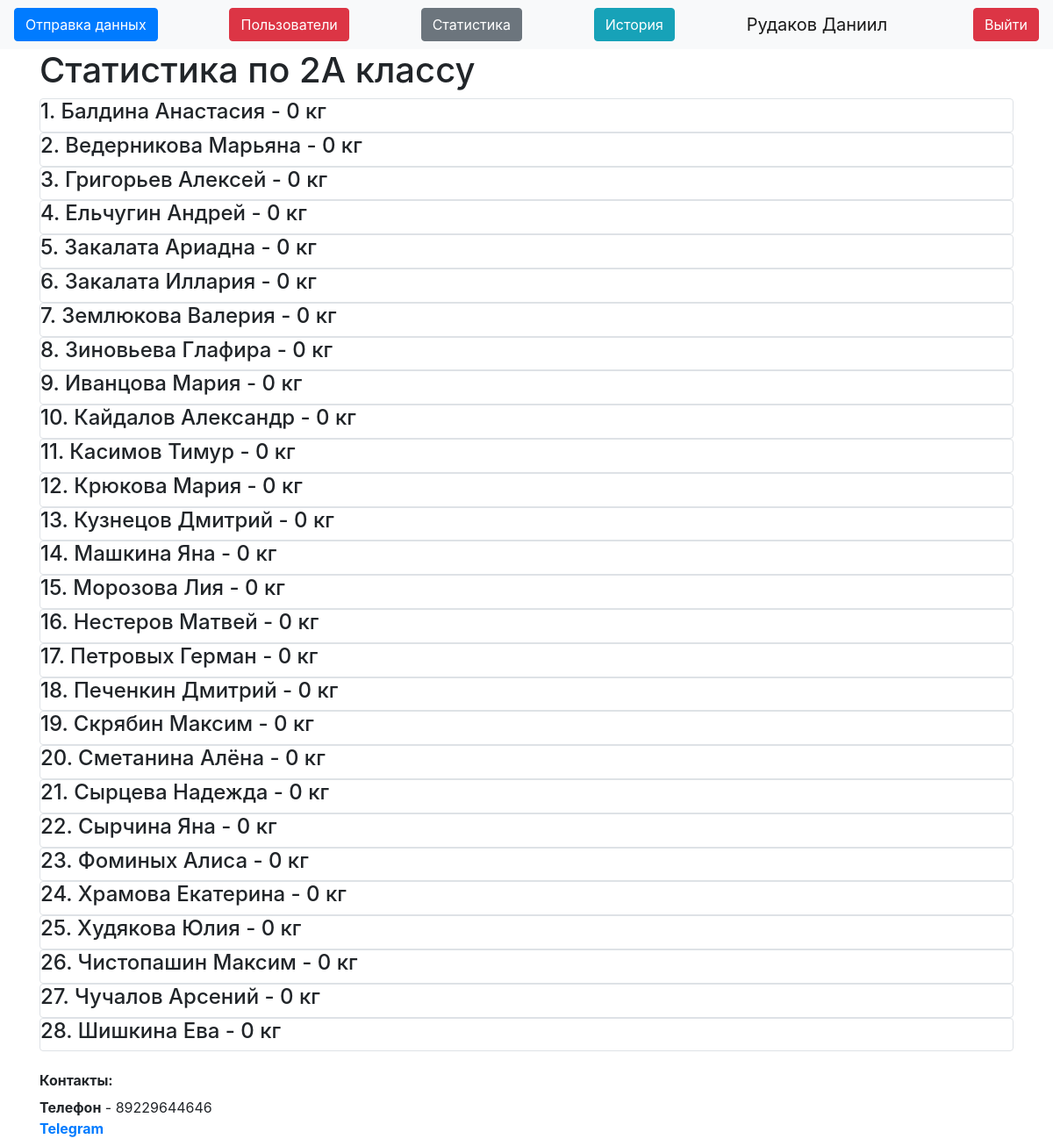
Page /stats2a (signed in) on the committed database.
### data/users.py (models this page shows, shortened)
class User(SqlAlchemyBase, UserMixin):
    __tablename__ = 'users'
    id = sqlalchemy.Column(sqlalchemy.Integer,
                           primary_key=True, autoincrement=True) # ID волонтёра
    name = sqlalchemy.Column(sqlalchemy.String, nullable=True) # Имя волонтёра
    about = sqlalchemy.Column(sqlalchemy.String, nullable=True) # Дополнительная информация
    email = sqlalchemy.Column(sqlalchemy.String,
                              index=True, unique=True, nullable=True) # Почта, у каждого своя
    hashed_password = sqlalchemy.Column(sqlalchemy.String, nullable=True) # Зашифрованный пароль
    is_admin = sqlalchemy.Column(sqlalchemy.Boolean) # Админ или нет
    got = sqlalchemy.Column(sqlalchemy.Integer, default=0) # Сколько собрал килограммов
    got_pupils = sqlalchemy.Column(sqlalchemy.Integer, default=0) # Сколько человек обслужил
    kilograms = orm.relationship("Kilograms", back_populates='user') # Связь с таблицей с килограммами

### data/Pupils.py (models this page shows)
class Pupils(SqlAlchemyBase):
    __tablename__ = 'Pupils'
    id = sqlalchemy.Column(sqlalchemy.Integer, autoincrement=True, primary_key=True) # ID ученика
    name = sqlalchemy.Column(sqlalchemy.String) # Имя и фамилия ученика
    value = sqlalchemy.Column(sqlalchemy.Integer, default=0) # Кол-во сданных килограммов
    grade = sqlalchemy.Column(sqlalchemy.String) # Класс
    kilo = orm.relationship("Kilograms", back_populates="pupil") # Связь в таблицей БД, которая хранит килограммы

### server.py (the view)
@app.route("/stats2a")
@login_required
def stats2a():
    db_sess = db_session.create_session()
    pupils = db_sess.query(Pupils).filter(Pupils.grade == "2А").all()
    db_sess.close()
    return render_template("stats_grade.html", db=pupils, grade="2А", title="2А статистика")

### data/db_session.py (called while the page is built)
def create_session() -> Session:
    global __factory
    return __factory()

### server.py (called while the page is built)
@login_manager.user_loader # Декоратор для авторизации пользователей
def load_user(user_id):
    db_sess = db_session.create_session()
    user_id = db_sess.query(User).get(user_id)
    db_sess.close()
    return user_id

### templates/stats_grade.html
{% extends "base.html" %}
{% block content %}
{% if current_user.is_admin %}
<h1>Статистика по {{grade}} классу</h1>
{% for item in db%}
<div class="col-md6 border rounded">
    <h4>{{item.name}} - {{item.value}} кг</h4>
</div>
{% endfor %}
{% endif %}
{% endblock %}

### templates/base.html (shortened to what this page needs)
<!doctype html>
<html lang="en">
<head>
    <link rel="stylesheet"
          href="https://stackpath.bootstrapcdn.com/bootstrap/4.4.1/css/bootstrap.min.css"
>
</head>
<body>
<header>
    <nav class="navbar navbar-light bg-light">
        {% if current_user.is_authenticated %}
        <a type="button" class="btn btn-primary" href="/">Отправка данных</a>
        {% if current_user.is_admin %}
        <a class="btn btn-danger" href="/users">Пользователи</a>
        <a class="btn btn-secondary" href="/stats">Статистика</a>
        {% endif %}
        <a class="btn btn-info" href="/history">История</a>
        <a class="navbar-brand" href="">{{ current_user.name }}</a>
        <a class="btn btn-danger" href="/logout">Выйти</a>
        {% else %}
        <p>
            <a class="btn btn-success" href="/login">Войти</a>
        </p>
        {% endif %}
    </nav>
</header>
<main role="main" class="container">
    {% block content %}{% endblock %}
    <h6><b>Контакты:</b></h6>
    <div>
        <b>Телефон</b> - 89229644646</br>
        <b><a href="https://t.me/danissimurr">Telegram</a></b>
    </div>
</main>
</body>
</html>

### rows in the picture
User: name "Рудаков Даниил"
Pupils: name "1. Балдина Анастасия", value "0"
Pupils: name "2. Ведерникова Марьяна", value "0"
Pupils: name "3. Григорьев Алексей", value "0"
Pupils: name "4. Ельчугин Андрей", value "0"
Pupils: name "5. Закалата Ариадна", value "0"
Pupils: name "6. Закалата Иллария", value "0"
Pupils: name "7. Землюкова Валерия", value "0"
Pupils: name "8. Зиновьева Глафира", value "0"
Pupils: name "9. Иванцова Мария", value "0"
Pupils: name "10. Кайдалов Александр", value "0"
Pupils: name "11. Касимов Тимур", value "0"
Pupils: name "12. Крюкова Мария", value "0"
Pupils: name "13. Кузнецов Дмитрий", value "0"
Pupils: name "14. Машкина Яна", value "0"
Pupils: name "15. Морозова Лия", value "0"
Pupils: name "16. Нестеров Матвей", value "0"
Pupils: name "17. Петровых Герман", value "0"
Pupils: name "18. Печенкин Дмитрий", value "0"
Pupils: name "19. Скрябин Максим", value "0"
Pupils: name "20. Сметанина Алёна", value "0"
Pupils: name "21. Сырцева Надежда", value "0"
Pupils: name "22. Сырчина Яна", value "0"
Pupils: name "23. Фоминых Алиса", value "0"
Pupils: name "24. Храмова Екатерина", value "0"
Pupils: name "25. Худякова Юлия", value "0"
Pupils: name "26. Чистопашин Максим", value "0"
Pupils: name "27. Чучалов Арсений", value "0"
Pupils: name "28. Шишкина Ева", value "0"

### other values in the picture
{{ grade }} "2А"
